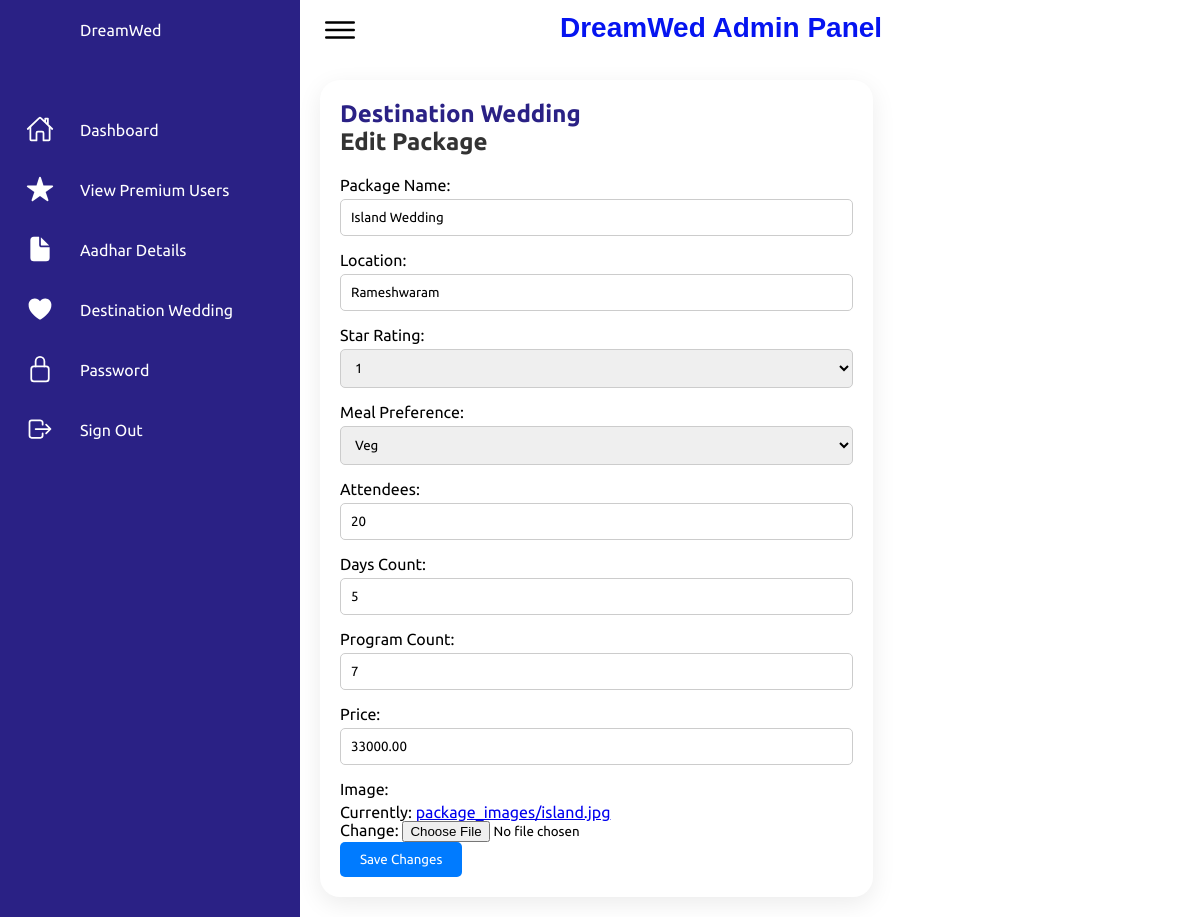
Before: /myadmin/package/3/edit/ (signed in) with the older database file.
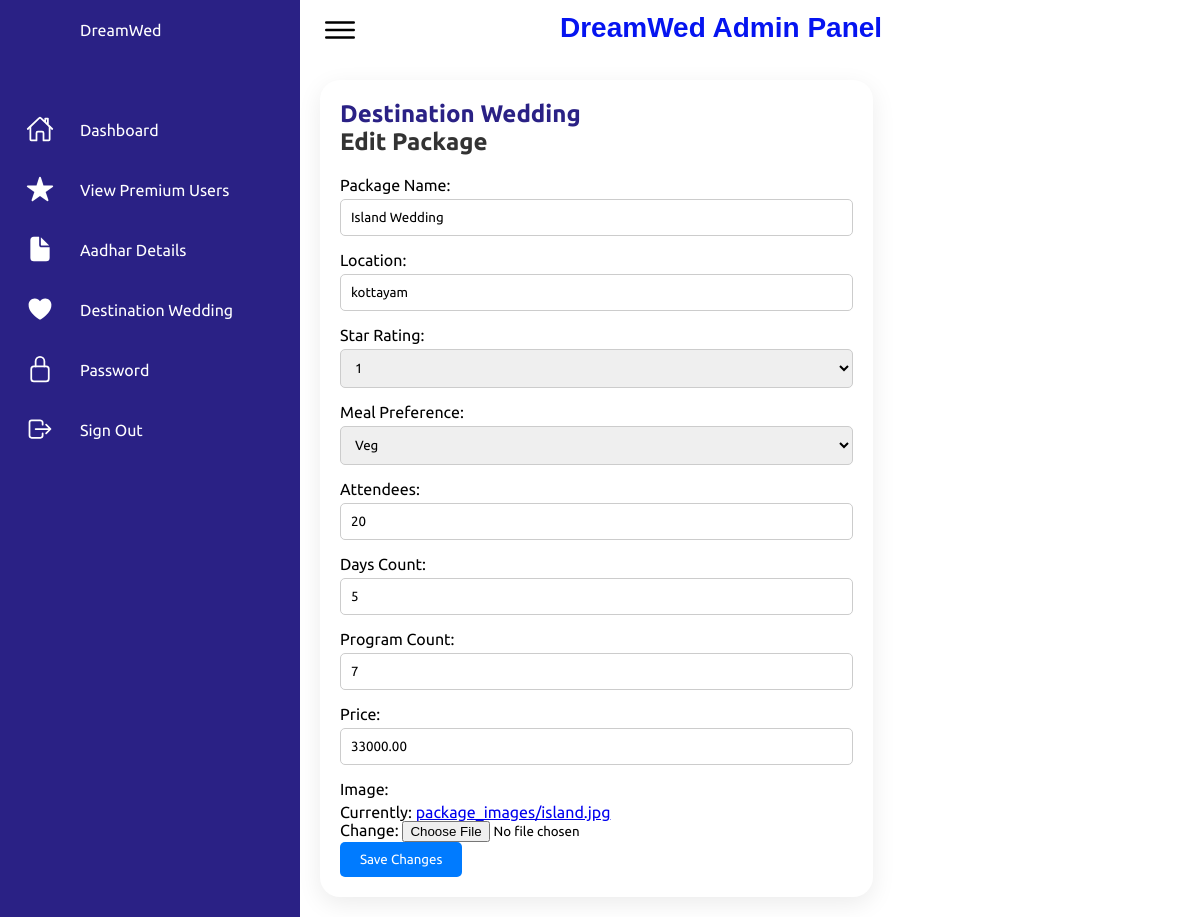
After: the same page with the newer database file.
### myadmin/models.py (models this page shows, shortened)
class Package(models.Model):
    package_name = models.CharField(max_length=100)
    star_rating = models.IntegerField()
    meal_preference = models.CharField(max_length=50)
    attendees = models.IntegerField()
    days_count = models.IntegerField()
    program_count = models.IntegerField()
    price = models.DecimalField(max_digits=10, decimal_places=2)
    image = models.ImageField(upload_to='package_images/')
    location = models.CharField(max_length=100)

### myadmin/views.py (the view)
# urls.py: path('package/<int:pk>/edit/', views.edit_package, name='edit_package'),
@never_cache
@login_required(login_url='accounts:login')
def edit_package(request, pk):
    package = get_object_or_404(Package, pk=pk)
    if request.method == 'POST':
        form = PackageForm(request.POST, request.FILES, instance=package)
        if form.is_valid():
            form.save()
            return redirect('myadmin:adview_packages')  # Redirect to package detail page after editing
    else:
        form = PackageForm(instance=package)
    return render(request, 'myadmin/edit_package.html', {'form': form})

### myadmin/forms.py
class PackageForm(forms.ModelForm):
    class Meta:
        model = Package
        fields = ['package_name', 'star_rating', 'meal_preference', 'attendees', 'days_count', 'program_count', 'price', 'image','location']

### myadmin/templates/myadmin/edit_package.html (shortened to what the changed rows need)
{% load static %}
<!DOCTYPE html>
<html lang="en">
<head>
    <link rel="stylesheet" href="{% static 'css/styleadmin.css' %}">
</head>
<body>
    <div class="container">
        <div class="main">
            <div class="topbar">
                <div class="search">
                    <label>
                        <h1 style="font-size: 28px; margin-bottom: 5px; color: #0514f0; font-family: Arial, sans-serif;">DreamWed Admin Panel</h1>
                    </label>
                </div>
            </div>
            <div class="details">
                <div class="recentOrders">
                    <div class="cardHeader">
                        <h2>Destination Wedding</h2>
                    </div>
                    <h2>Edit Package</h2>
                    <form id="secondPackageForm" method="post" enctype="multipart/form-data">
                        <div class="form-group">
                            <label for="id_package_name">Package Name:</label>
                            {{ form.package_name }}
                        </div>
                        <div class="form-group">
                            <label for="id_location">Location:</label>
                            {{ form.location }}
                        </div>
                        <div class="form-group">
                            <label for="id_attendees">Attendees:</label>
                            {{ form.attendees }}
                        </div>
                        <div class="form-group">
                            <label for="id_days_count">Days Count:</label>
                            {{ form.days_count }}
                        </div>
                        <div class="form-group">
                            <label for="id_program_count">Program Count:</label>
                            {{ form.program_count }}
                        </div>
                        <div class="form-group">
                            <label for="id_price">Price:</label>
                            {{ form.price }}
                        </div>
                        <div class="form-group">
                            <label for="id_image">Image:</label>
                            {{form.image}}
                        </div>
                    </form>
                </div>
            </div>
        </div>
    </div>
</body>
</html>

Changed rows visible on the page:
changed Package "Island Wedding": location "Rameshwaram" → "kottayam"
